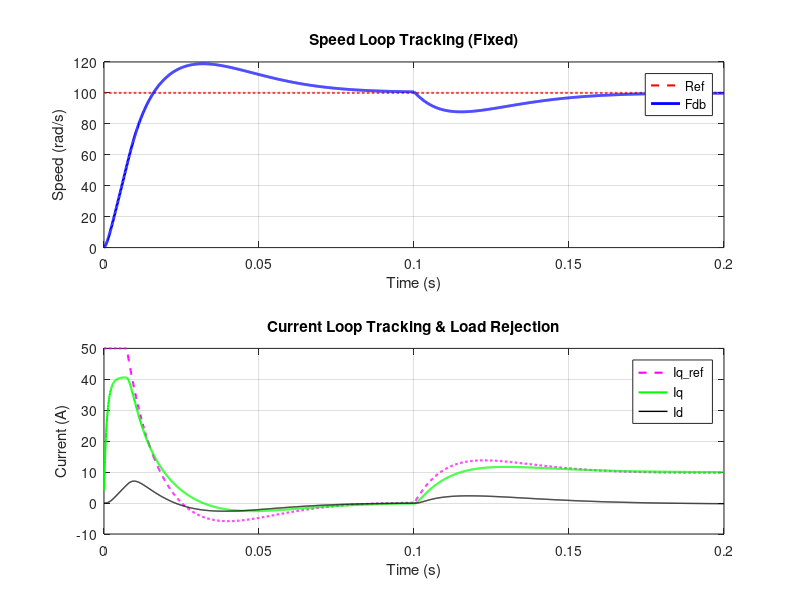

Reproduce this figure in MATLAB.
%% Day 4: Speed and Current Dual Closed-Loop System Implementation
clear; clc; close all;

%% 1. Parameters Setup
fs = 10000;                  
t_end = 0.2;                 
t = 0 : 1/fs : t_end;
len = length(t);

R = 1.2;                     
L = 0.005;                   
J = 0.001;                   
Kt = 0.2;                    % Boost torque constant to 0.2
Pn = 4;                      

I_A = 0; I_B = 0; I_C = 0;   
speed_fdb = 0;               
theta = 0;                   

%% 2. PI Controller Init (Tuned for stability)
Kp_speed = 0.8;  Ki_speed = 20;   Ui_speed = 0;
Kp_curr = 4.0;   Ki_curr = 150;   Ui_d = 0; Ui_q = 0;

%% 3. Reference and Load Setup
speed_ref = 100 * ones(1, len); 
% Reduce step load to 2 Nm to match motor capability perfectly
TL = [zeros(1, round(len/2)), 2 * ones(1, len - round(len/2))]; 

%% 4. Data Logger Allocation
Speed_Log  = zeros(1, len);
Iq_Ref_Log = zeros(1, len);
Iq_Fdb_Log = zeros(1, len);
Id_Fdb_Log = zeros(1, len);

%% 5. Core Control Loop
for k = 1:len
    % 5.1 Angle Update
    omega_e = speed_fdb * Pn; 
    theta = theta + omega_e * (1/fs);
    theta = mod(theta, 2*pi); 
    
    % 5.2 Forward Transformation (Clarke -> Park)
    I_alpha = (2/3) * (I_A - 0.5 * I_B - 0.5 * I_C);
    I_beta  = (2/3) * ((sqrt(3)/2) * I_B - (sqrt(3)/2) * I_C);
    
    I_d =  I_alpha * cos(theta) + I_beta * sin(theta);
    I_q = -I_alpha * sin(theta) + I_beta * cos(theta);
    
    % 5.3 Speed Outer Loop PI
    err_speed = speed_ref(k) - speed_fdb;
    Ui_speed = Ui_speed + Ki_speed * err_speed * (1/fs);
    Ui_speed = max(min(Ui_speed, 40), -40);      
    
    I_q_ref = Kp_speed * err_speed + Ui_speed;
    I_q_ref = max(min(I_q_ref, 50), -50);        % Open current limit to 50A to fight load
    I_d_ref = 0;                                 
    
    % 5.4 Current Inner Loop Dual PI
    err_id = I_d_ref - I_d;
    Ui_d = max(min(Ui_d + Ki_curr * err_id * (1/fs), 100), -100);
    V_d = Kp_curr * err_id + Ui_d;
    
    err_iq = I_q_ref - I_q;
    Ui_q = max(min(Ui_q + Ki_curr * err_iq * (1/fs), 100), -100);
    V_q = Kp_curr * err_iq + Ui_q;
    
    % 5.5 Inverse Park Transform
    V_alpha = V_d * cos(theta) - V_q * sin(theta);
    V_beta  = V_d * sin(theta) + V_q * cos(theta);
    
    % 5.6 Plant Physical Model Integration
    I_d = I_d + ((V_d - I_d * R) / L) * (1/fs);
    I_q = I_q + ((V_q - I_q * R) / L) * (1/fs);
    
    Te = Kt * I_q; 
    speed_fdb = speed_fdb + ((Te - TL(k)) / J) * (1/fs);
    
    I_alpha_new = I_d * cos(theta) - I_q * sin(theta);
    I_beta_new  = I_d * sin(theta) + I_q * cos(theta);
    I_A = I_alpha_new;
    I_B = -0.5 * I_alpha_new + (sqrt(3)/2) * I_beta_new;
    I_C = -0.5 * I_alpha_new - (sqrt(3)/2) * I_beta_new;
    
    % 5.7 Save Data
    Speed_Log(k)  = speed_fdb;
    Iq_Ref_Log(k) = I_q_ref;
    Iq_Fdb_Log(k) = I_q;
    Id_Fdb_Log(k) = I_d;
end

%% 6. Visualization Plotting
figure('Color', [1 1 1], 'Name', 'Day 4 FOC Double Closed-Loop Success');

subplot(2,1,1);
plot(t, speed_ref, 'r--', 'LineWidth', 1.5); hold on;
plot(t, Speed_Log, 'b', 'LineWidth', 2);
grid on; title('Speed Loop Tracking (Fixed)');
xlabel('Time (s)'); ylabel('Speed (rad/s)'); legend('Ref', 'Fdb');

subplot(2,1,2);
plot(t, Iq_Ref_Log, 'm--', 'LineWidth', 1.5); hold on;
plot(t, Iq_Fdb_Log, 'g', 'LineWidth', 1.5);
plot(t, Id_Fdb_Log, 'k', 'LineWidth', 1);
grid on; title('Current Loop Tracking & Load Rejection');
xlabel('Time (s)'); ylabel('Current (A)'); legend('Iq\_ref', 'Iq', 'Id');
